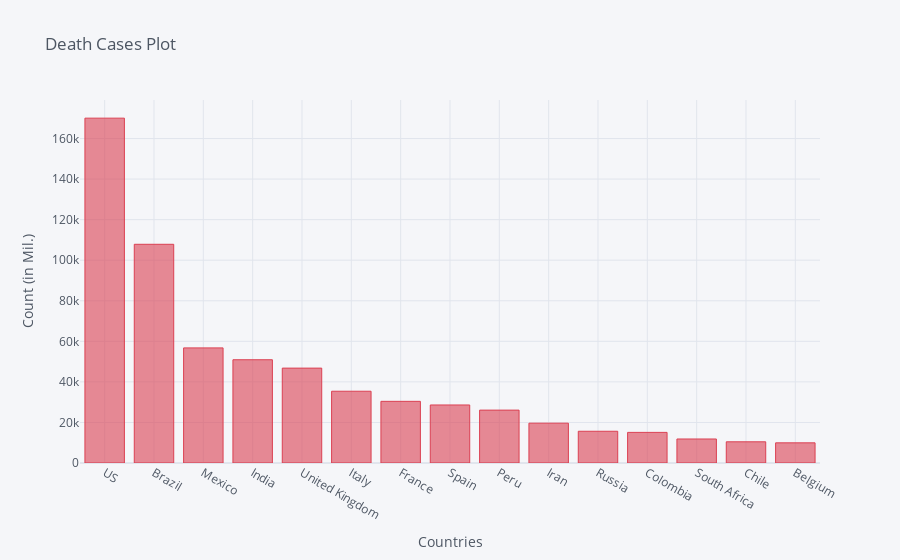

Notebook cell for this chart:
### Code cell
death_df2_plot.iplot(kind='bar', x='Country/Region', y='8/16/20',color='red',
                    title='Death Cases Plot',xTitle='Countries',yTitle='Count (in Mil.)')

### Figure 1 — Plotly figure (JSON) as saved in the notebook; plotly's stock layout.template omitted (floating-point values rounded to 4 significant figures)
{"data": [{"marker": {"color": "rgba(219, 64, 82, 0.6)", "line": {"color": "rgba(219, 64, 82, 1.0)", "width": 1}}, "name": "8/16/20", "orientation": "v", "text": "", "type": "bar", "x": ["US", "Brazil", "Mexico", "India", "United Kingdom", "Italy", "France", "Spain", "Peru", "Iran", "Russia", "Colombia", "South Africa", "Chile", "Belgium"], "y": [170052, 107852, 56757, 50921, 46791, 35396, 30410, 28617, 26075, 19639, 15653, 15097, 11839, 10452, 9939]}], "layout": {"legend": {"bgcolor": "#F5F6F9", "font": {"color": "#4D5663"}}, "paper_bgcolor": "#F5F6F9", "plot_bgcolor": "#F5F6F9", "title": {"font": {"color": "#4D5663"}, "text": "Death Cases Plot"}, "xaxis": {"gridcolor": "#E1E5ED", "showgrid": true, "tickfont": {"color": "#4D5663"}, "title": {"font": {"color": "#4D5663"}, "text": "Countries"}, "zerolinecolor": "#E1E5ED"}, "yaxis": {"gridcolor": "#E1E5ED", "showgrid": true, "tickfont": {"color": "#4D5663"}, "title": {"font": {"color": "#4D5663"}, "text": "Count (in Mil.)"}, "zerolinecolor": "#E1E5ED"}}}
